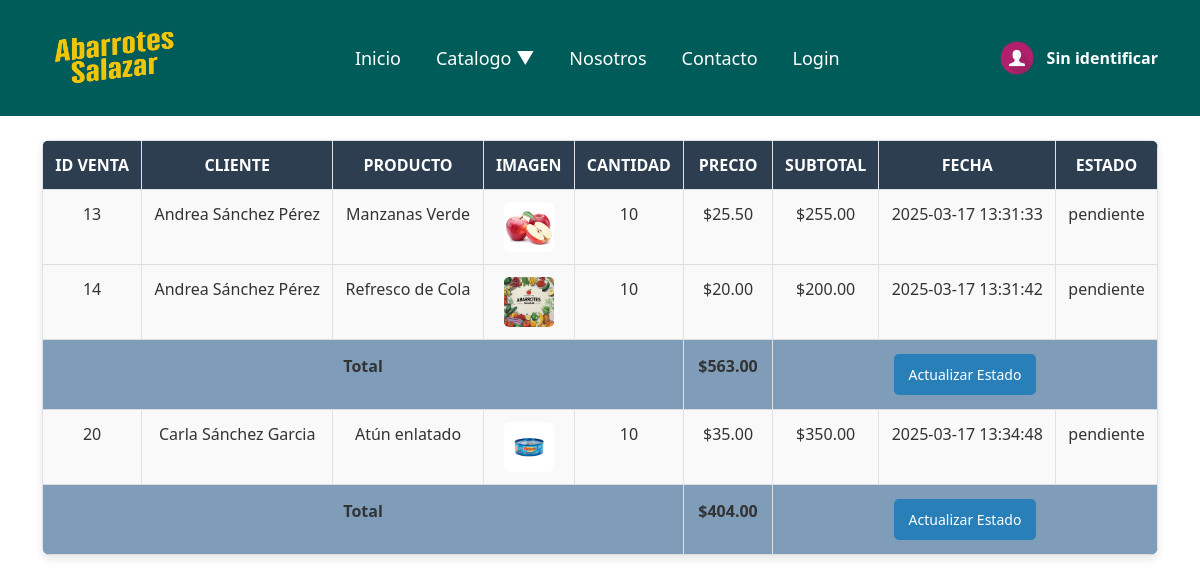
Screenshot of /vista/ventas_activas.php with the database file from the repository.
### tables this page shows
CREATE TABLE `ventas` (
  `id_venta` int(11) NOT NULL,
  `id_cliente` int(11) DEFAULT NULL,
  `id_producto` int(11) DEFAULT NULL,
  `cantidad` int(11) NOT NULL,
  `precio` double NOT NULL,
  `total` double NOT NULL,
  `fecha` datetime NOT NULL DEFAULT current_timestamp(),
  `estado` enum('carro','pendiente','entregado') NOT NULL DEFAULT 'carro'
);

CREATE TABLE `usuarios` (
  `id` int(11) NOT NULL,
  `nombre` varchar(100) NOT NULL,
  `apellidos` varchar(100) NOT NULL,
  `correo` varchar(150) NOT NULL,
  `confi_correo` varchar(150) NOT NULL,
  `password` varchar(255) NOT NULL,
  `confi_password` varchar(255) NOT NULL,
  `tipo` varchar(150) NOT NULL
);

CREATE TABLE `productos` (
  `id` int(11) NOT NULL,
  `producto` varchar(255) NOT NULL,
  `imagen` text DEFAULT NULL,
  `alterno` varchar(255) DEFAULT NULL,
  `descripcion` text DEFAULT NULL,
  `estado` enum('disponible','agotado') NOT NULL,
  `precio` decimal(10,2) NOT NULL,
  `categoria` varchar(100) DEFAULT NULL,
  `cantidad` int(11) NOT NULL DEFAULT 0,
  `proveedor` varchar(255) DEFAULT NULL
);

### vista/ventas_activas.php (the view, shortened to what this page needs)
<?php
include_once "encabezado.php";
$cone = new Servidor("root", "proyecto", "");
$conexion = $cone->conecta();
$sql = "SELECT v.id_venta, v.id_cliente, v.id_producto, v.cantidad, v.precio, v.total, v.fecha, v.estado,
                p.imagen AS producto_imagen,
               p.producto AS producto_nombre,
               u.nombre AS cliente_nombre,
               u.apellidos AS cliente_apellidos
        FROM ventas v
        INNER JOIN productos p ON v.id_producto = p.id
        INNER JOIN usuarios u ON v.id_cliente = u.id
        WHERE v.estado = 'pendiente'";
$stmt = $conexion->prepare($sql);
$stmt->execute();
$ventas = $stmt->fetchAll(PDO::FETCH_ASSOC);
$ventas_por_cliente = [];
foreach ($ventas as $venta) {
    $ventas_por_cliente[$venta['id_cliente']][] = $venta;
}
?>
<!DOCTYPE html>
<html lang="en">
<head>
    <link rel="stylesheet" href="css/bootstrap.min.css">
    <link rel="stylesheet" href="css/ventas_activas.css">
</head>
<body>
<div class="container mt-4">
    <table class="table table-bordered">
        <thead>
            <tr>
                <th>ID Venta</th>
                <th>Cliente</th>
                <th>Producto</th>
                <th>Imagen</th>
                <th>Cantidad</th>
                <th>Precio</th>
                <th>SubTotal</th>
                <th>Fecha</th>
                <th>Estado</th>
            </tr>
        </thead>
        <tbody>
            <?php
            foreach ($ventas_por_cliente as $id_cliente => $ventas_cliente):
                $total_cliente = 0;
            ?>
                <?php foreach ($ventas_cliente as $venta): ?>
                    <tr>
                        <td><?php echo htmlspecialchars($venta['id_venta']); ?></td>
                        <td><?php echo htmlspecialchars($venta['cliente_nombre'] . " " . $venta['cliente_apellidos']); ?></td>
                        <td><?php echo htmlspecialchars($venta['producto_nombre']); ?></td>
                        <td><img src="" alt="esto es un producto" srcset="<?php echo htmlspecialchars($venta['producto_imagen']); ?>"></td>
                        <td><?php echo htmlspecialchars($venta['cantidad']); ?></td>
                        <td>$<?php echo number_format($venta['precio'], 2); ?> </td>
                        <td>$<?php echo number_format($venta['total'], 2); ?> </td>
                        <td><?php echo htmlspecialchars($venta['fecha']); ?></td>
                        <td><?php echo htmlspecialchars($venta['estado']); ?></td>
                    </tr>
                    <?php $total_cliente += $venta['total'] + 54;  ?>
                <?php endforeach; ?>
                <tr class="total-row">
                    <td colspan="5" class="text-right"><strong>Total</strong></td>
                    <td class="text-right"><strong>$<?php echo number_format($total_cliente, 2); ?></strong></td>
                    <td colspan="3" class="button-cell">
                        <button class="btn btn-primary btn_actulizar_venta" data-id="<?php echo $id_cliente; ?>">Actualizar Estado</button>
                    </td>
                </tr>
            <?php endforeach; ?>
        </tbody>
    </table>
</div>
</body>
</html>

### vista/css/encabezado.css (style rules this page uses)
body { font-family: 'Arial', sans-serif; margin: 0; padding: 0; }
.container { display: flex; align-items: center; justify-content: space-between; gap: 10px; flex-wrap: nowrap; width: 100%; }

### vista/css/ventas_activas.css (style rules this page uses)
.table { border-collapse: collapse; width: 100%; background-color: #f9f9f9; border-radius: 8px; overflow: hidden; box-shadow: 0 4px 8px rgba(0, 0, 0, 0.1); }
.table thead { background-color: #2c3e50; color: white; text-transform: uppercase; }
.table thead th { padding: 12px; text-align: center; font-weight: bold; }
.table tbody tr { border-bottom: 1px solid #ddd; transition: background-color 0.3s ease; }
.table tbody td { padding: 12px; text-align: center; color: #333; }
.table tbody tr.total-row { background-color: #7f9cb9; color: white; font-weight: bold; }
.table tbody tr.total-row td { padding: 14px; }
.btn-primary { background-color: #2980b9; border: none; padding: 10px 15px; border-radius: 5px; color: white; font-size: 14px; cursor: pointer; transition: background-color 0.3s ease; }
.table img { width: 50px; height: auto; max-height: 50px; display: block; margin: 0 auto; object-fit: cover; border-radius: 5px; }

### rows the page displays
ventas: id_venta "13", id_cliente.apellidos "Andrea Sánchez Pérez", id_producto.producto "Manzanas Verde", id_producto.imagen (picture), cantidad "10", precio "25.50", total "255.00", fecha "2025-03-17 13:31:33", estado "pendiente"
ventas: id_venta "14", id_cliente.apellidos "Andrea Sánchez Pérez", id_producto.producto "Refresco de Cola", id_producto.imagen (picture), cantidad "10", precio "20.00", total "200.00", fecha "2025-03-17 13:31:42", estado "pendiente"
ventas: id_venta "20", id_cliente.apellidos "Carla Sánchez Garcia", id_producto.producto "Atún enlatado", id_producto.imagen (picture), cantidad "10", precio "35.00", total "350.00", fecha "2025-03-17 13:34:48", estado "pendiente"

### other values shown
$_SESSION['nombre'] "Sin identificar"
$total_cliente "563.00"
$total_cliente "404.00"
